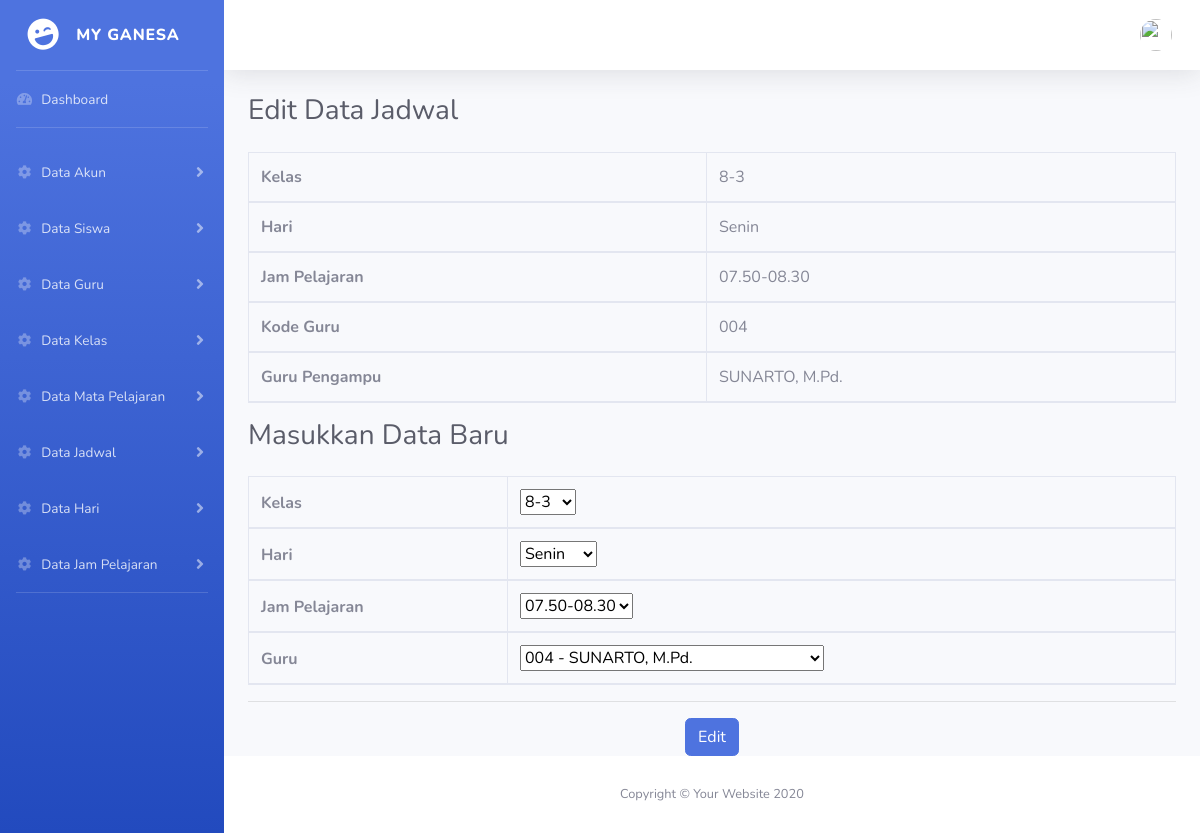
The page /admin/edit_jadwal.php?id=3 (signed in) on the database its author committed.
### tables this page shows
CREATE TABLE `jadwal` (
  `id_jadwal` int(11) NOT NULL,
  `id_kelas` int(11) NOT NULL,
  `id_hari` int(11) NOT NULL,
  `id_jampel` int(11) NOT NULL,
  `kd_guru` varchar(3) NOT NULL
);

CREATE TABLE `kelas` (
  `id_kelas` int(11) NOT NULL,
  `nama_kelas` varchar(4) NOT NULL
);

CREATE TABLE `hari` (
  `id_hari` int(11) NOT NULL,
  `hari` varchar(6) NOT NULL
);

CREATE TABLE `jam_pelajaran` (
  `id_jampel` int(11) NOT NULL,
  `jampel` varchar(11) NOT NULL
);

CREATE TABLE `guru` (
  `nuptk` varchar(16) NOT NULL,
  `nama` varchar(30) NOT NULL,
  `id_matpel` int(11) NOT NULL,
  `kd_guru` varchar(3) NOT NULL,
  `tgl_lahir` date NOT NULL
);

### admin/edit_jadwal.php (the view, shortened to what this page needs)
<?php include 'header.php'; ?>
<!DOCTYPE html>
<html lang="en">
<head>
  <link href="../vendor/fontawesome-free/css/all.min.css" rel="stylesheet" type="text/css">
  <link href="../css/sb-admin-2.min.css" rel="stylesheet">
</head>
<body id="page-top">
  <div id="wrapper">
    <div id="content-wrapper" class="d-flex flex-column">
      <div id="content">
        <div class="container-fluid">
            <h1 class="h3 mb-4 text-gray-800">Edit Data Jadwal</h1>
            <?php
                $id = $_GET['id'];
                $sql = "SELECT jadwal.id_jadwal,kelas.nama_kelas,hari.hari,jam_pelajaran.jampel,jadwal.kd_guru,guru.nama
                        FROM jadwal
                        INNER JOIN kelas
                            ON jadwal.id_kelas=kelas.id_kelas
                        INNER JOIN hari
                            ON jadwal.id_hari=hari.id_hari
                        INNER JOIN jam_pelajaran
                            ON jadwal.id_jampel=jam_pelajaran.id_jampel
                        INNER JOIN guru
                            ON jadwal.kd_guru=guru.kd_guru
                        WHERE id_jadwal='$id'";
                $res = mysqli_query($link,$sql);
                $ketemu = mysqli_num_rows($res);
                if($ketemu){
                    while($data=mysqli_fetch_array($res)){ ?>
                        <form method="POST" action="proses_edit_jadwal.php" name="fedit" onsubmit="return validasi()">
                            <div class="table-responsive">
                                <table class="table table-bordered" id="dataTable" width="50%" cellspacing="0">
                                    <thead>
                                        <tr><th>Kelas</th> <td><?php echo "$data[nama_kelas]"; ?></td></tr>
                                        <tr><th>Hari</th> <td><?php echo "$data[hari]"; ?></td></tr>
                                        <tr><th>Jam Pelajaran</th> <td><?php echo "$data[jampel]"; ?></td></tr>
                                        <tr><th>Kode Guru</th> <td><?php echo "$data[kd_guru]"; ?></td></tr>
                                        <tr><th>Guru Pengampu</th> <td><?php echo "$data[nama]"; ?></td></tr>
                                    </thead>
                                </table>
                                <?php
                                    $kelas = $data["nama_kelas"];
                                    $hari = $data["hari"];
                                    $jampel = $data["jampel"];
                                    $guru = $data["kd_guru"];
                                ?>
                                <h2 class="h3 mb-4 text-gray-800">Masukkan Data Baru</h2>
                                <table class="table table-bordered" id="dataTable" width="50%" cellspacing="0">
                                <thead>
                                    <tr><th>Kelas</th>
                                    <td><select name="kelas" required>
                                        <?php
                                            $sql="SELECT * FROM kelas";
                                            $res=mysqli_query($link,$sql);
                                            $ketemu=mysqli_num_rows($res);
                                            if($ketemu){
                                                foreach($res as $data){
                                                    if($data["nama_kelas"] == $kelas){
                                                        echo "<option value='$data[id_kelas]' selected>$data[nama_kelas]</option>";
                                                    }else{
                                                        echo "<option value='$data[id_kelas]'>$data[nama_kelas]</option>";
                                                    }
                                                }
                                            }
                                        ?>
                                    </select></td></tr>
                                    <tr><th>Hari</th>
                                    <td><select name="hari" required>
                                        <?php
                                            $sql="SELECT * FROM hari";
                                            $res=mysqli_query($link,$sql);
                                            $ketemu=mysqli_num_rows($res);
                                            if($ketemu){
                                                foreach($res as $data){
                                                    if($data["hari"] == $hari){
                                                        echo "<option value='$data[id_hari]' selected>$data[hari]</option>";
                                                    }else{
                                                        echo "<option value='$data[id_hari]'>$data[hari]</option>";
                                                    }
                                                }
                                            }
                                        ?>
                                    </select></td></tr>
                                    <tr><th>Jam Pelajaran</th>
                                    <td><select name="jampel" required>
                                        <?php
                                            $sql="SELECT * FROM jam_pelajaran";
                                            $res=mysqli_query($link,$sql);
                                            $ketemu=mysqli_num_rows($res);
                                            if($ketemu){
                                                foreach($res as $data){
                                                    if($data["jampel"] == $jampel){
                                                        echo "<option value='$data[id_jampel]' selected>$data[jampel]</option>";
                                                    }else{
                                                        echo "<option value='$data[id_jampel]'>$data[jampel]</option>";
                                                    }
                                                }
                                            }
                                        ?>
                                    </select></td></tr>
                                    <tr><th>Guru</th>
                                    <td><select name="guru" required>
                                        <?php
                                            $sql="SELECT * FROM guru";
                                            $res=mysqli_query($link,$sql);
                                            $ketemu=mysqli_num_rows($res);
                                            if($ketemu){
                                                foreach($res as $data){
                                                    if($data["kd_guru"] == $guru){
                                                        echo "<option value='$data[kd_guru]' selected>$data[kd_guru] - $data[nama]</option>";
                                                    }else{
                                                        echo "<option value='$data[kd_guru]'>$data[kd_guru] - $data[nama]</option>";
                                                    }
                                                }
                                            }
                                        ?>
                                    </select></td></tr>
                                </thead>
                                </table>
                                <hr><center><input type='submit' class="btn btn-primary" name='btn_submit' value='Edit'></center>
                            </div>
                        </form>
                    <?php
                    }
                }
            ?>
        </div>
      </div>
    </div>
  </div>
</body>
</html>

### rows shown on the page
jadwal: id_kelas.nama_kelas "8-3", id_hari.hari "Senin", id_jampel.jampel "07.50-08.30", kd_guru "004", guru.nama "SUNARTO, M.Pd."

### other values the page prints
form field kelas "8-3"
form field hari "Senin"
form field jampel "07.50-08.30"
form field guru "004 - SUNARTO, M.Pd."
